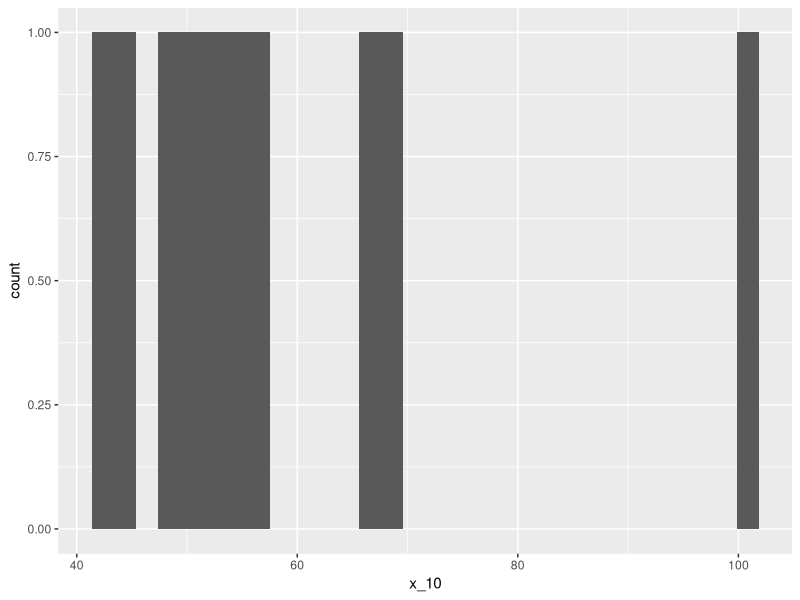
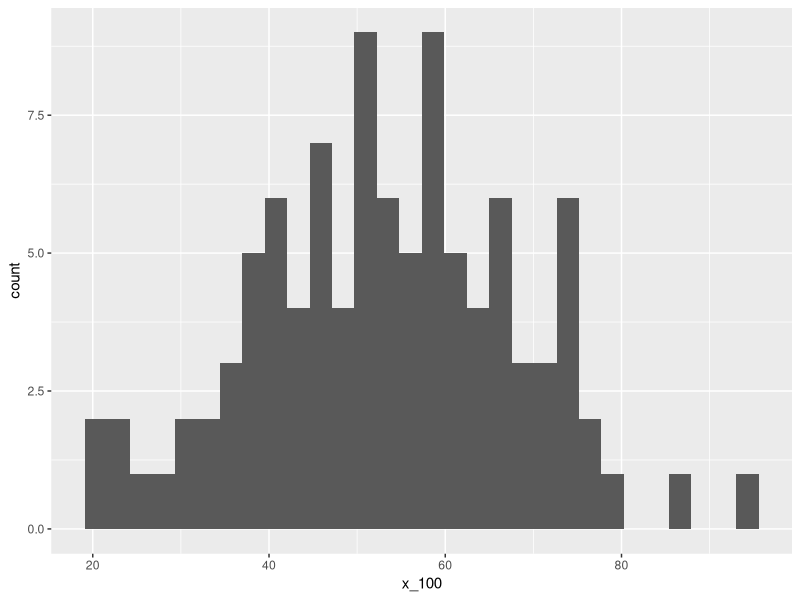
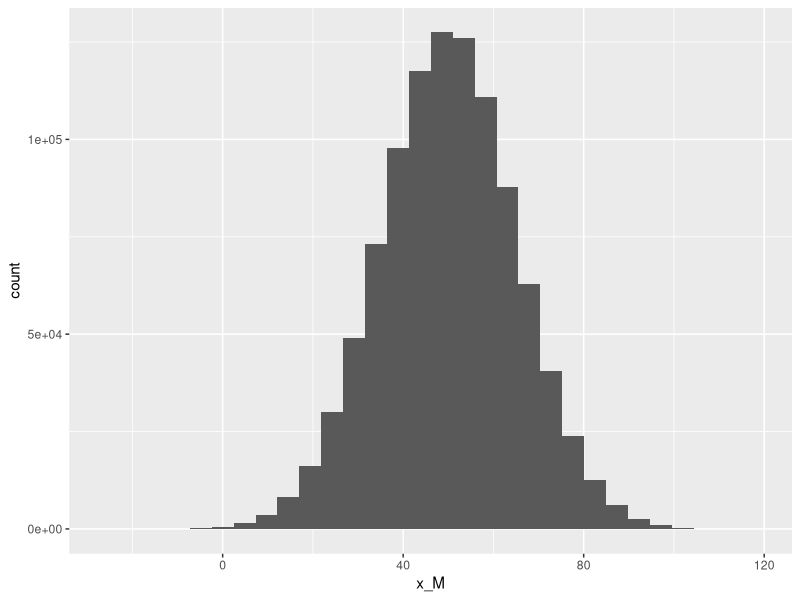
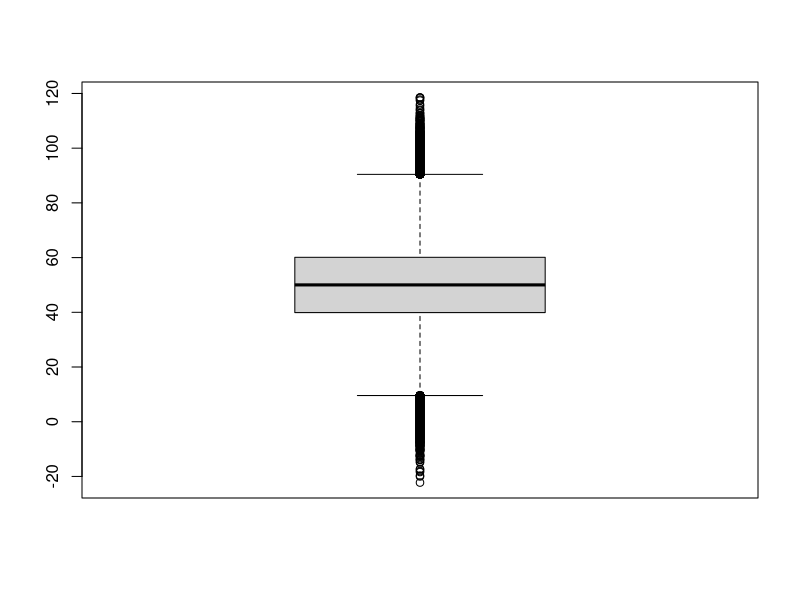

Write R code to recreate these figures, in order.
# VISUALIZATIONS USING GGPLOT2
## load the ggplot2 package
library(ggplot2)
help(ggplot2)

# generate random normal data
set.seed(35)
normal.data_10 <- rnorm(10,50,15)
normal.data_100 <- rnorm(100,50,15)
normal.data_1M <- rnorm(1000000,50,15)

View(normal.data_10)
View(normal.data_100)
View(normal.data_1M)

# create histogram in ggplot2
normal.data_10 <- data.frame(normal.data_10)
normal.data_100 <- data.frame(normal.data_100)
normal.data_1M <- data.frame(normal.data_1M)

class(normal.data_100)
View(normal.data_100)
View(normal.data_100)
View(normal.data_1M)

normal.data_10
normal.data_100
normal.data_1M
names(normal.data_10) <- 'x_10'
names(normal.data_100) <- 'x_100'
names(normal.data_1M) <- 'x_M'

normal.data_10
ggplot(normal.data_10, aes(x_10)) + geom_histogram()

ggplot(normal.data_100, aes(x_100)) + geom_histogram()

ggplot(normal.data_1M, aes(x_M)) + geom_histogram()
boxplot(x=normal.data_1M)
?boxplot

# sampling output in R
library(dplyr)
set.seed(10)
sample_n(normal.data_1M, 10, replace = FALSE)
sample_n(normal.data_1M, 10, replace = TRUE)
  